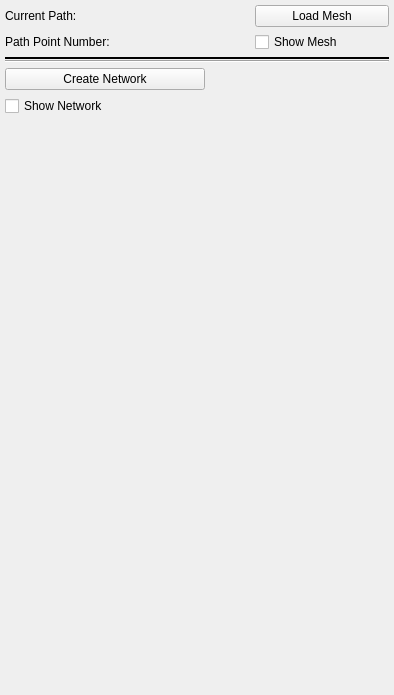
<?xml version="1.0" encoding="UTF-8"?>
<ui version="4.0">
 <class>sv4guiPurkinjeNetworkEdit</class>
 <widget class="QWidget" name="sv4guiPurkinjeNetworkEdit">
  <property name="geometry">
   <rect>
    <x>0</x>
    <y>0</y>
    <width>394</width>
    <height>695</height>
   </rect>
  </property>
  <property name="minimumSize">
   <size>
    <width>0</width>
    <height>0</height>
   </size>
  </property>
  <property name="windowTitle">
   <string>Edit Path</string>
  </property>
  <layout class="QVBoxLayout" name="verticalLayout">
   <property name="spacing">
    <number>0</number>
   </property>
   <property name="leftMargin">
    <number>5</number>
   </property>
   <property name="topMargin">
    <number>5</number>
   </property>
   <property name="rightMargin">
    <number>5</number>
   </property>
   <property name="bottomMargin">
    <number>0</number>
   </property>
   <item>
    <widget class="QWidget" name="widget_3" native="true">
     <layout class="QGridLayout" name="gridLayout">
      <property name="leftMargin">
       <number>0</number>
      </property>
      <property name="topMargin">
       <number>0</number>
      </property>
      <property name="rightMargin">
       <number>0</number>
      </property>
      <property name="bottomMargin">
       <number>5</number>
      </property>
      <property name="spacing">
       <number>5</number>
      </property>
      <item row="0" column="0">
       <widget class="QLabel" name="label_6">
        <property name="sizePolicy">
         <sizepolicy hsizetype="Fixed" vsizetype="Preferred">
          <horstretch>0</horstretch>
          <verstretch>0</verstretch>
         </sizepolicy>
        </property>
        <property name="text">
         <string>Current Path:</string>
        </property>
       </widget>
      </item>
      <item row="1" column="1">
       <widget class="QLabel" name="labelPathPointNumber">
        <property name="text">
         <string/>
        </property>
       </widget>
      </item>
      <item row="1" column="0">
       <widget class="QLabel" name="label_4">
        <property name="sizePolicy">
         <sizepolicy hsizetype="Fixed" vsizetype="Preferred">
          <horstretch>0</horstretch>
          <verstretch>0</verstretch>
         </sizepolicy>
        </property>
        <property name="text">
         <string>Path Point Number:</string>
        </property>
       </widget>
      </item>
      <item row="0" column="1">
       <widget class="QLabel" name="labelPathName">
        <property name="text">
         <string/>
        </property>
       </widget>
      </item>
      <item row="0" column="2">
       <widget class="QPushButton" name="buttonLoadMesh">
        <property name="sizePolicy">
         <sizepolicy hsizetype="Preferred" vsizetype="Fixed">
          <horstretch>0</horstretch>
          <verstretch>0</verstretch>
         </sizepolicy>
        </property>
        <property name="text">
         <string>Load Mesh</string>
        </property>
       </widget>
      </item>
      <item row="1" column="2">
       <widget class="QCheckBox" name="meshCheckBox">
        <property name="text">
         <string>Show Mesh</string>
        </property>
       </widget>
      </item>
     </layout>
    </widget>
   </item>
   <item>
    <widget class="Line" name="line">
     <property name="frameShadow">
      <enum>QFrame::Plain</enum>
     </property>
     <property name="lineWidth">
      <number>2</number>
     </property>
     <property name="midLineWidth">
      <number>1</number>
     </property>
     <property name="orientation">
      <enum>Qt::Horizontal</enum>
     </property>
    </widget>
   </item>
   <item>
    <widget class="QWidget" name="widget" native="true">
     <layout class="QHBoxLayout" name="horizontalLayout">
      <property name="leftMargin">
       <number>0</number>
      </property>
      <property name="topMargin">
       <number>0</number>
      </property>
      <property name="rightMargin">
       <number>0</number>
      </property>
      <property name="bottomMargin">
       <number>0</number>
      </property>
     </layout>
    </widget>
   </item>
   <item>
    <widget class="Line" name="line_2">
     <property name="orientation">
      <enum>Qt::Horizontal</enum>
     </property>
    </widget>
   </item>
   <item>
    <widget class="QWidget" name="widget_6" native="true">
     <layout class="QHBoxLayout" name="horizontalLayout_3">
      <property name="spacing">
       <number>0</number>
      </property>
      <property name="leftMargin">
       <number>0</number>
      </property>
      <property name="topMargin">
       <number>3</number>
      </property>
      <property name="rightMargin">
       <number>0</number>
      </property>
      <property name="bottomMargin">
       <number>2</number>
      </property>
     </layout>
    </widget>
   </item>
   <item>
    <widget class="QWidget" name="widget_2" native="true">
     <layout class="QHBoxLayout" name="horizontalLayout_2">
      <property name="spacing">
       <number>5</number>
      </property>
      <property name="leftMargin">
       <number>0</number>
      </property>
      <property name="topMargin">
       <number>0</number>
      </property>
      <property name="rightMargin">
       <number>0</number>
      </property>
      <property name="bottomMargin">
       <number>0</number>
      </property>
      <item>
       <widget class="QWidget" name="widget_5" native="true">
        <layout class="QVBoxLayout" name="verticalLayout_2">
         <property name="spacing">
          <number>6</number>
         </property>
         <property name="leftMargin">
          <number>0</number>
         </property>
         <property name="topMargin">
          <number>0</number>
         </property>
         <property name="rightMargin">
          <number>0</number>
         </property>
         <property name="bottomMargin">
          <number>0</number>
         </property>
         <item>
          <widget class="QPushButton" name="buttonCreateNetwork">
           <property name="maximumSize">
            <size>
             <width>200</width>
             <height>16777215</height>
            </size>
           </property>
           <property name="text">
            <string>Create Network</string>
           </property>
          </widget>
         </item>
         <item>
          <widget class="QCheckBox" name="networkCheckBox">
           <property name="text">
            <string>Show Network</string>
           </property>
          </widget>
         </item>
         <item>
          <widget class="QLabel" name="label_3">
           <property name="text">
            <string/>
           </property>
          </widget>
         </item>
         <item>
          <widget class="QLabel" name="label_5">
           <property name="text">
            <string/>
           </property>
          </widget>
         </item>
         <item>
          <widget class="QLabel" name="label_7">
           <property name="text">
            <string/>
           </property>
          </widget>
         </item>
         <item>
          <widget class="QWidget" name="widget_4" native="true">
           <layout class="QGridLayout" name="gridLayout_2">
            <property name="leftMargin">
             <number>0</number>
            </property>
            <property name="topMargin">
             <number>2</number>
            </property>
            <property name="rightMargin">
             <number>0</number>
            </property>
            <property name="bottomMargin">
             <number>3</number>
            </property>
            <property name="spacing">
             <number>0</number>
            </property>
            <item row="0" column="0">
             <widget class="sv4guiResliceSlider" name="resliceSlider" native="true"/>
            </item>
           </layout>
          </widget>
         </item>
         <item>
          <spacer name="verticalSpacer">
           <property name="orientation">
            <enum>Qt::Vertical</enum>
           </property>
           <property name="sizeHint" stdset="0">
            <size>
             <width>20</width>
             <height>40</height>
            </size>
           </property>
          </spacer>
         </item>
        </layout>
       </widget>
      </item>
     </layout>
    </widget>
   </item>
  </layout>
 </widget>
 <layoutdefault spacing="6" margin="11"/>
 <customwidgets>
  <customwidget>
   <class>sv4guiResliceSlider</class>
   <extends>QWidget</extends>
   <header location="global">sv4gui_ResliceSlider.h</header>
   <container>1</container>
  </customwidget>
 </customwidgets>
 <resources/>
 <connections/>
</ui>
